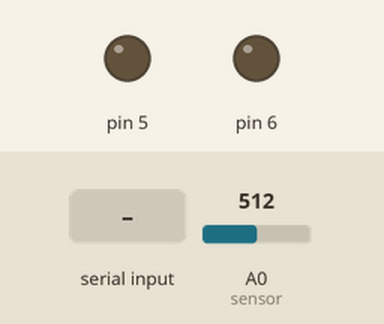
The sketch below on a simulated Arduino Uno, built with avr-gcc and run on an emulated ATmega328P. Shown: output pins drawn as LEDs (lit = HIGH). The inputs (shaded band) are chosen by the test bench; at power-on: A0 (sensor) = 512. What the sketch prints to the serial monitor is not drawn.

Above: at 1.3 s.
1.4 s: "x" received over Serial
At 1.9 s:
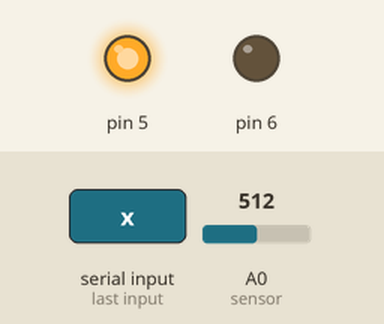
3.0 s: "y" received over Serial
At 3.5 s:
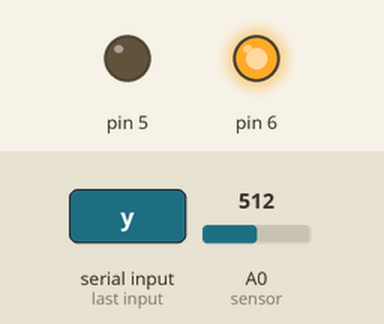
Timing chart, 0 to 6.0 s (numbered marks = the images above; inputs shaded):
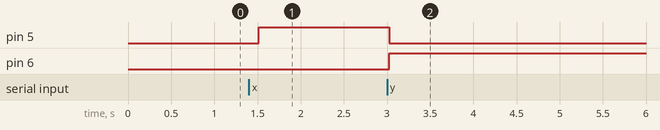

The sketch:

mq5.ino
```cpp
int sensor=A0;
int gas_value;
char data;
void setup()
{

pinMode(sensor,INPUT);
Serial.begin(9600);
 pinMode(6, OUTPUT);
  pinMode(5, OUTPUT);
}

void loop()
{

gas_value= analogRead(sensor);
Serial.print(gas_value);
Serial.print(",");
Serial.flush();
delay(500);
if(Serial.available())  {data=Serial.read();
  if(data=='x')
  {    digitalWrite(5,HIGH);
       digitalWrite(6, LOW);
    }else if(data=='y')
    {
              digitalWrite(6,HIGH);
              digitalWrite(5, LOW);
    }
    }


}
```

Measured:
- after the input at 1.4 s, pin 5: LOW → HIGH after 0.11 s
- after the input at 3.0 s, pin 5: HIGH → LOW at once; pin 6: LOW → HIGH at once
